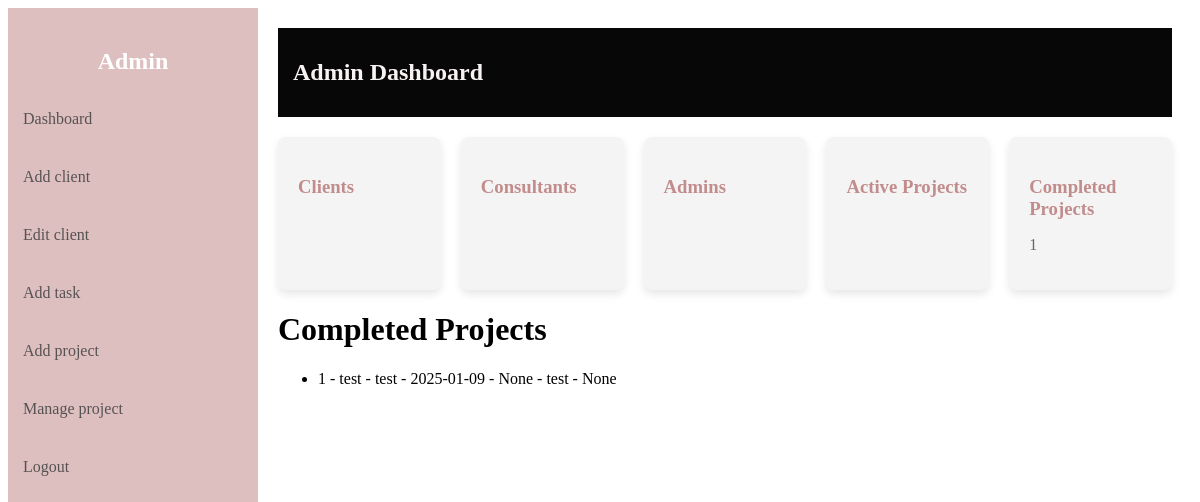
The app's page /completed/projects/list (signed in), older data.
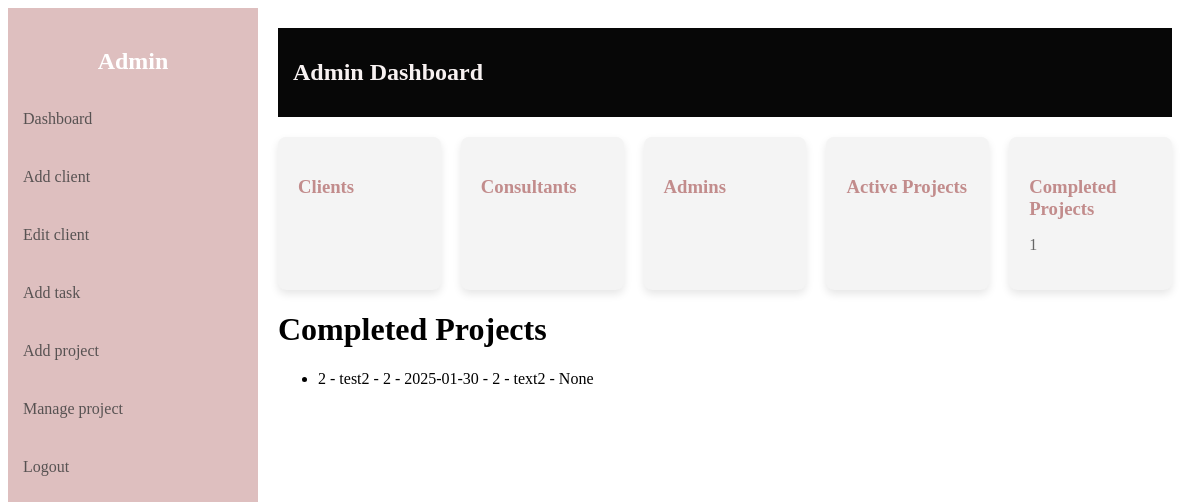
The same page, newer data.
### server.py (models this page shows)
class Project(db.Model):
    id = db.Column(db.Integer, primary_key=True)
    name = db.Column(db.String(150), nullable=False)
    client_id = db.Column(db.Integer, db.ForeignKey('client.id'), nullable=False)
    deadline = db.Column(db.Date, nullable=True)
    consultant_id = db.Column(db.Integer, db.ForeignKey('user.id'), nullable=True)
    description = db.Column(db.String(500), nullable=True)
    completed = db.Column(db.Boolean, default=False, nullable=False)
    consultants = db.relationship('User', secondary=project_consultants, back_populates='projects')

### server.py (the view)
@app.route('/completed/projects/list')
@login_required
def completed_projects():
    if current_user.role != 'admin':
        return "Unauthorized", 403
    all_completed_projects = Project.query.filter_by(completed=True).all()
    total_completed_projects = Project.query.filter_by(completed=True).count()
    return render_template('completed_projects_list.html', completed_projects=all_completed_projects, total_completed_projects=total_completed_projects)

### server.py (called while the page is built)
@login_manager.user_loader
def load_user(user_id):
    return User.query.get(int(user_id))

### templates/completed_projects_list.html (shortened to what this page needs)
{% extends 'dashboard.html' %}
{% block content %}
    <h1>Completed Projects</h1>
        <ul>
            {% for completed_project in completed_projects %}
            <li>
                {{completed_project.id }} -
                {{ completed_project.name }} -
                {{ completed_project.client_id }} -
                {{ completed_project.deadline}} -
                {{ completed_project.consultant_id }} -
                {{ completed_project.description }} -
                {{ completed_project.consultants if completed_project.consultants else "None" }}
            </li>
            {% else %}
            <li>No Projects available.</li>
            {% endfor %}
        </ul>
{% endblock %}

Row changes from the older to the newer data that the page shows:
no longer on this page (row edited): Project: id "1", name "test", client_id "test", deadline "2025-01-09", consultant_id "None", description "test", consultants "None"
added Project: id "2", name "test2", client_id "2", deadline "2025-01-30", consultant_id "2", description "text2", consultants "None"
